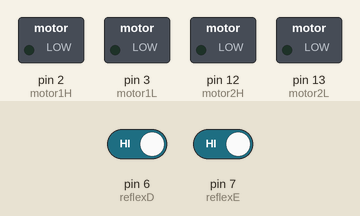
This sketch was run on a simulated Arduino Uno, built with avr-gcc and run on an emulated ATmega328P. Shown: switched loads named in the sketch (green lamp = pin HIGH). Dashed ring = blinking. The test bench sets the inputs (shaded band); at power-on: pin 6 (reflexD) HIGH, pin 7 (reflexE) HIGH.

Above: at 1.2 s.
1.3 s: pin 6 (reflexD) driven LOW
At 1.51 s:
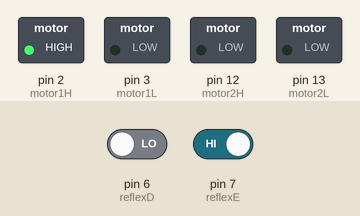
4.3 s: pin 7 (reflexE) driven LOW
At 4.51 s:
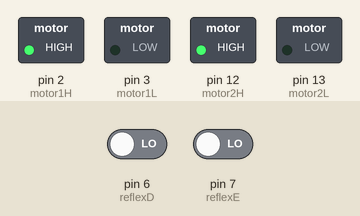
7.3 s: pin 6 (reflexD) driven HIGH
At 7.51 s:
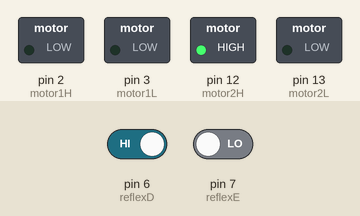
10.3 s: pin 7 (reflexE) driven HIGH
At 10.3 s:
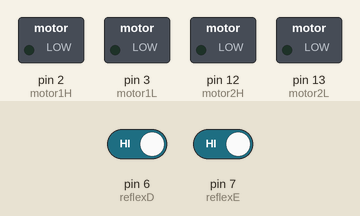
Timing chart, 0 to 12.8 s (numbered marks = the images above; inputs shaded):
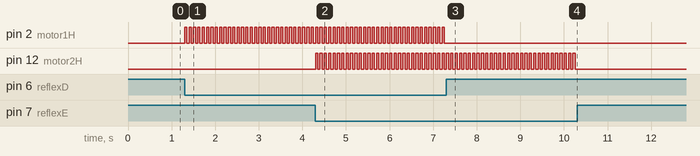

Measured:
- after the input at 1.3 s, pin 2 (motor1H): alternates HIGH for 0.05 s and LOW for 0.05 s, starting at once
- after the input at 4.3 s, pin 12 (motor2H): alternates HIGH for 0.05 s and LOW for 0.05 s, starting at once
- after the input at 7.3 s, pin 2 (motor1H): stops changing and stays LOW
- after the input at 10.3 s, pin 12 (motor2H): stops changing and stays LOW

The sketch:

supplybotlinha.ino
```cpp
//MOTOR 1
int motor1H = 2; //Controle de acionamento do motor
int motor1L = 3; //Controle de acionamento do motor

//MOTOR 2
int motor2H = 12; //Controle de acionamento do motor
int motor2L = 13; //Controle de acionamento do motor

//Sensor reflexivo - o sensor da zero quando recebe luz
int reflexD=6;//sensor lado direito
int reflexE=7;//sensor lado esquerdo

int tmp = 50;

void setup()
{
  //Define os pinos como saida
  pinMode(motor1H, OUTPUT);
  pinMode(motor1L, OUTPUT);
  pinMode(motor2H, OUTPUT);
  pinMode(motor2L, OUTPUT);
  pinMode(reflexD, INPUT);
  pinMode(reflexE, INPUT);
}

void loop()
{
  if (digitalRead(reflexD)==LOW && digitalRead(reflexE)==LOW)
  {
  frente();

  }

  if (digitalRead(reflexD)==HIGH && digitalRead(reflexE)==LOW)
  {
  direita();

  }

  if (digitalRead(reflexD)==LOW && digitalRead(reflexE)==HIGH)
  {
  esquerda();

  }


  pare();
}

void pare()
{
  digitalWrite(motor1H, LOW);
  digitalWrite(motor1L, LOW);
  digitalWrite(motor2H, LOW);
  digitalWrite(motor2L, LOW);
  delay(tmp);
}

void frente()
{
  digitalWrite(motor1H, HIGH);
  digitalWrite(motor1L, LOW);
  digitalWrite(motor2H, HIGH);
  digitalWrite(motor2L, LOW);
  delay(tmp);
}


void re()
{
  digitalWrite(motor1H, LOW);
  digitalWrite(motor1L, HIGH);
  digitalWrite(motor2H, LOW);
  digitalWrite(motor2L, HIGH);
  delay(tmp);
}


void esquerda()
{
  digitalWrite(motor1H, HIGH);
  digitalWrite(motor1L, LOW);
  digitalWrite(motor2H, LOW);
  digitalWrite(motor2L, LOW);
  delay(tmp);
}

void direita()
{
  digitalWrite(motor1H, LOW);
  digitalWrite(motor1L, LOW);
  digitalWrite(motor2H, HIGH);
  digitalWrite(motor2L, LOW);
  delay(tmp);
}
```
